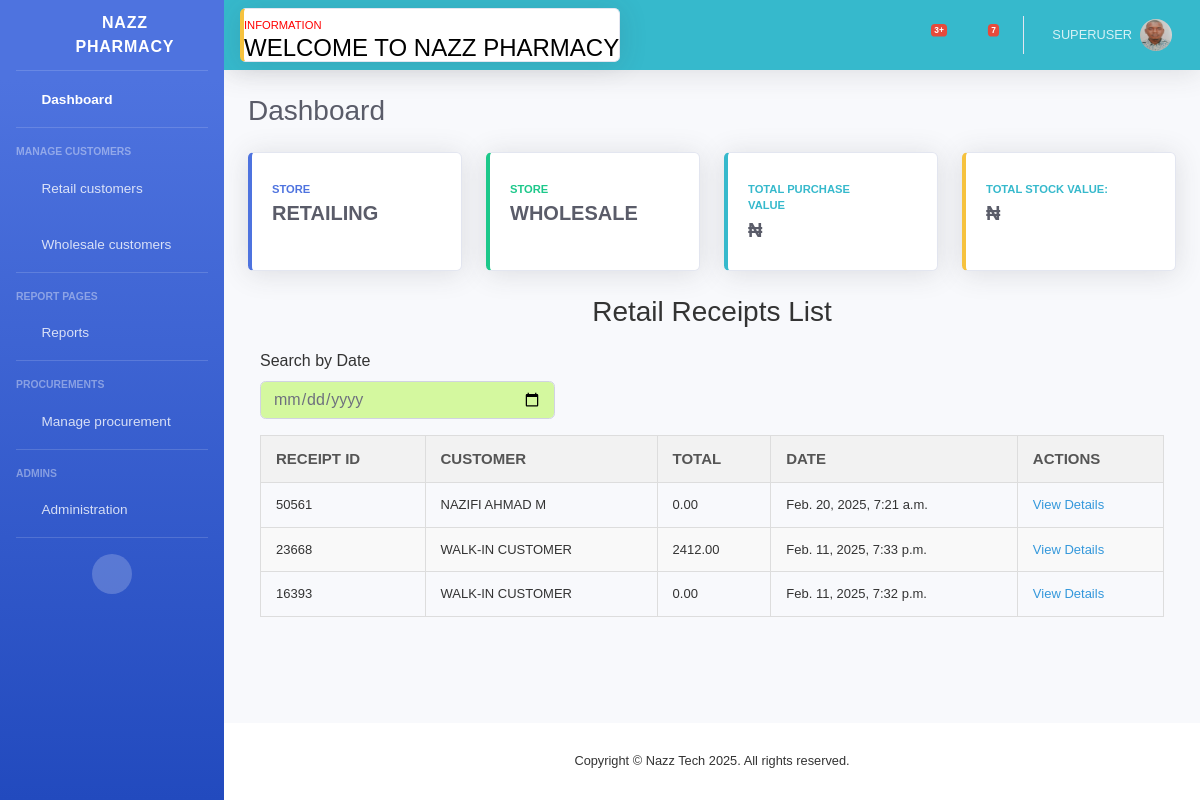
Before: /receipt_list/ (signed in) with the older database file.
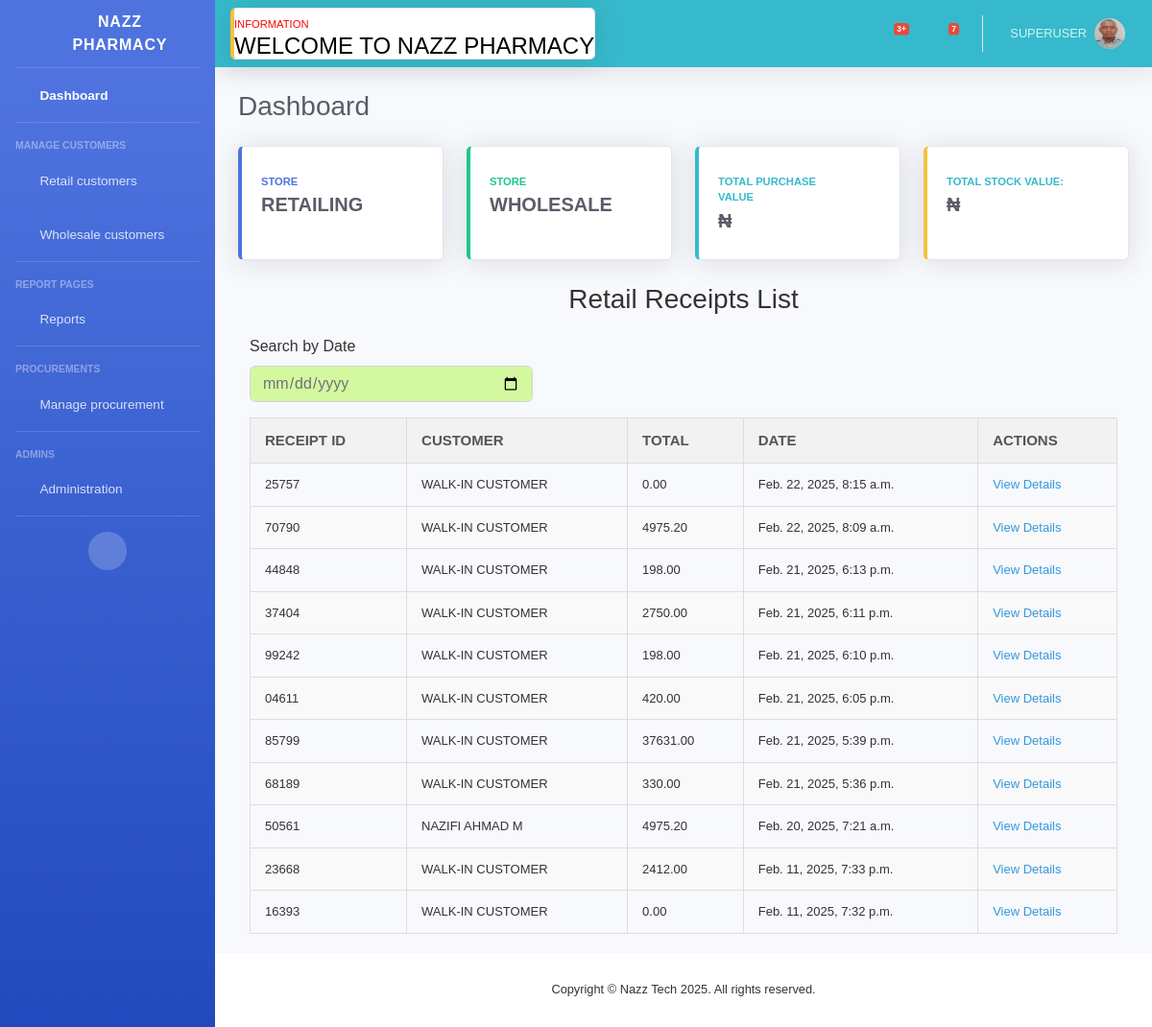
After: the same page with the newer database file.
### store/models.py (models this page shows, shortened)
class Receipt(models.Model):
    customer = models.ForeignKey(Customer, on_delete=models.CASCADE, null=True, blank=True)
    sales = models.ForeignKey(Sales, on_delete=models.CASCADE, related_name='receipts', null=True, blank=True)
    buyer_name = models.CharField(max_length=255, blank=True, null=True)
    buyer_address = models.CharField(max_length=255, blank=True, null=True)
    total_amount = models.DecimalField(max_digits=10, decimal_places=2, default=Decimal('0.0'))
    date = models.DateTimeField(default=datetime.now)
    receipt_id = ShortUUIDField(unique=True, length=5, max_length=50, alphabet='1234567890')
    printed = models.BooleanField(default=False)
    payment_method = models.CharField(max_length=20, choices=[
        ('Cash', 'Cash'),
        ('Wallet', 'Wallet'),
        ('Transfer', 'Transfer'),
    ], default='Cash')
    status = models.CharField(max_length=20, choices=[
        ('Paid', 'Paid'),
        ('Unpaid', 'Unpaid'),
    ], default='Unpaid')

### customer/models.py (models this page shows, shortened)
class Customer(models.Model):
    user = models.OneToOneField(User, on_delete=models.CASCADE, null=True, blank=True)
    name = models.CharField(max_length=100)
    phone = models.CharField(max_length=15)
    address = models.TextField()

### store/views.py (the view)
# urls.py: path('receipt_list/', views.receipt_list, name='receipt_list'),
def receipt_list(request):
    if request.user.is_authenticated:
        receipts = Receipt.objects.all().order_by('-date')  # Order by date, latest first
        return render(request, 'partials/receipt_list.html', {'receipts': receipts})
    else:
        return redirect('store:index')

### templates/partials/receipt_list.html (shortened to what this page needs)
{% extends "partials/base.html" %}
{% block content %}
<div class="col-12 table-responsive">
    <h2>Retail Receipts List</h2>
    <form method="get" action="" class="mb-3">
        <div class="form-row">
            <div class="col-md-4">
                <label for="date">Search by Date</label>
                <input type="date" name="date" id="date" class="form-control"
                    style="background-color: rgb(212, 248, 159);" hx-get="{% url 'store:search_receipts' %}"
                    hx-target="#sales-data" hx-trigger="change delay:300ms" value="{{ request.GET.date }}">
            </div>
        </div>
    </form>
    <div id="sales-data">
        <table>
            <thead>
                <tr>
                    <th>Receipt ID</th>
                    <th>Customer</th>
                    <th>Total</th>
                    <th>Date</th>
                    <th>Actions</th>
                </tr>
            </thead>
            <tbody>
                {% for receipt in receipts %}
                <tr>
                    <td>{{ receipt.receipt_id }}</td>
                    <td>
                        {% if receipt.customer %}
                        {{ receipt.customer.name|upper }}
                        {% elif receipt.buyer_name %}
                        {{ receipt.buyer_name }}
                        {% else %}
                        WALK-IN CUSTOMER
                        {% endif %}
                    </td>
                    <td>{{ receipt.total_amount }}</td>
                    <td>{{ receipt.date }}</td>
                    <td>
                        <a href="{% url 'store:receipt_detail' receipt.receipt_id %}">View Details</a>
                    </td>
                </tr>
                {% empty %}
                <tr>
                    <td colspan="5" style="text-align: center;">No receipts found for the selected date.</td>
                </tr>
                {% endfor %}
            </tbody>
        </table>
    </div>
</div>
{% endblock %}

Changed rows visible on the page:
added Receipt: receipt_id "25757", shows "WALK-IN CUSTOMER", total_amount "0.00", date "Feb. 22, 2025, 8:15 a.m."
added Receipt: receipt_id "70790", buyer_name "WALK-IN CUSTOMER", total_amount "4975.20", date "Feb. 22, 2025, 8:09 a.m."
added Receipt: receipt_id "44848", buyer_name "WALK-IN CUSTOMER", total_amount "198.00", date "Feb. 21, 2025, 6:13 p.m."
added Receipt: receipt_id "37404", shows "WALK-IN CUSTOMER", total_amount "2750.00", date "Feb. 21, 2025, 6:11 p.m."
added Receipt: receipt_id "99242", shows "WALK-IN CUSTOMER", total_amount "198.00", date "Feb. 21, 2025, 6:10 p.m."
added Receipt: receipt_id "04611", shows "WALK-IN CUSTOMER", total_amount "420.00", date "Feb. 21, 2025, 6:05 p.m."
added Receipt: receipt_id "85799", shows "WALK-IN CUSTOMER", total_amount "37631.00", date "Feb. 21, 2025, 5:39 p.m."
added Receipt: receipt_id "68189", buyer_name "WALK-IN CUSTOMER", total_amount "330.00", date "Feb. 21, 2025, 5:36 p.m."
changed Receipt "Feb. 20, 2025, 7:21 a.m.": total_amount "0.00" → "4975.20"
